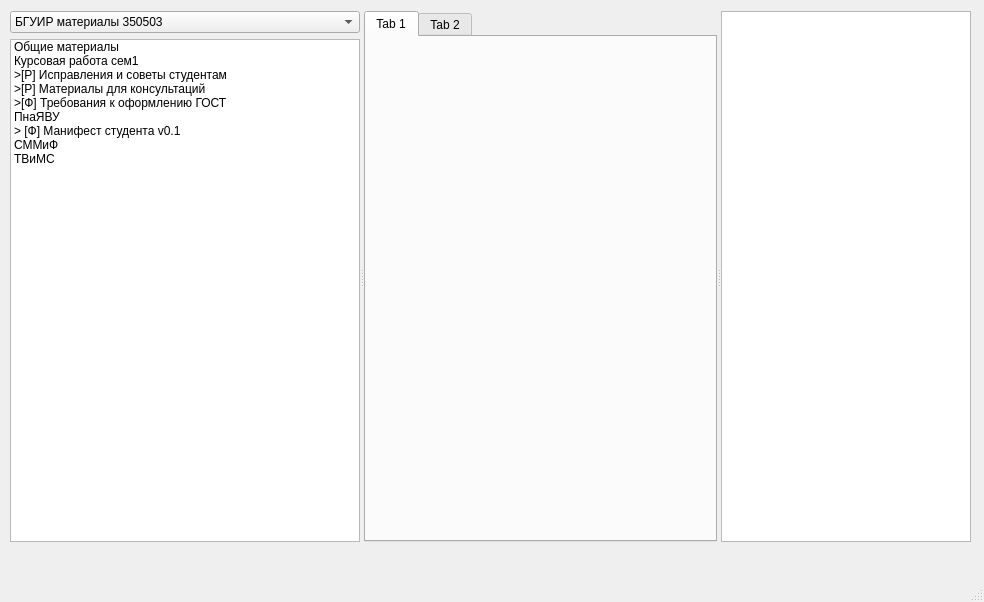
<?xml version="1.0" encoding="UTF-8"?>
<ui version="4.0">
 <class>MainWindow</class>
 <widget class="QMainWindow" name="MainWindow">
  <property name="geometry">
   <rect>
    <x>0</x>
    <y>0</y>
    <width>984</width>
    <height>602</height>
   </rect>
  </property>
  <property name="windowTitle">
   <string>MainWindow</string>
  </property>
  <widget class="QWidget" name="centralwidget">
   <widget class="QSplitter" name="splitter">
    <property name="geometry">
     <rect>
      <x>10</x>
      <y>11</y>
      <width>961</width>
      <height>531</height>
     </rect>
    </property>
    <property name="orientation">
     <enum>Qt::Horizontal</enum>
    </property>
    <widget class="QWidget" name="verticalWidget" native="true">
     <property name="sizePolicy">
      <sizepolicy hsizetype="Expanding" vsizetype="Preferred">
       <horstretch>0</horstretch>
       <verstretch>0</verstretch>
      </sizepolicy>
     </property>
     <property name="maximumSize">
      <size>
       <width>350</width>
       <height>16777215</height>
      </size>
     </property>
     <layout class="QVBoxLayout" name="verticalLayout">
      <item>
       <widget class="QComboBox" name="comboBox">
        <item>
         <property name="text">
          <string>БГУИР материалы 350503</string>
         </property>
        </item>
        <item>
         <property name="text">
          <string>Друзья со школы</string>
         </property>
        </item>
        <item>
         <property name="text">
          <string>Любительские проекты</string>
         </property>
        </item>
        <item>
         <property name="text">
          <string>------------</string>
         </property>
        </item>
        <item>
         <property name="text">
          <string>Добавить новый сервер...</string>
         </property>
        </item>
       </widget>
      </item>
      <item>
       <widget class="QListWidget" name="listWidget">
        <item>
         <property name="text">
          <string>Общие материалы</string>
         </property>
        </item>
        <item>
         <property name="text">
          <string>Курсовая работа сем1</string>
         </property>
        </item>
        <item>
         <property name="text">
          <string>&gt;[Р] Исправления и советы студентам</string>
         </property>
        </item>
        <item>
         <property name="text">
          <string>&gt;[Р] Материалы для консультаций</string>
         </property>
        </item>
        <item>
         <property name="text">
          <string>&gt;[Ф] Требования к оформлению ГОСТ</string>
         </property>
        </item>
        <item>
         <property name="text">
          <string>ПнаЯВУ</string>
         </property>
        </item>
        <item>
         <property name="text">
          <string>&gt; [Ф] Манифест студента v0.1</string>
         </property>
        </item>
        <item>
         <property name="text">
          <string>СММиФ</string>
         </property>
        </item>
        <item>
         <property name="text">
          <string>ТВиМС</string>
         </property>
        </item>
       </widget>
      </item>
     </layout>
    </widget>
    <widget class="QTabWidget" name="tabWidget">
     <property name="sizePolicy">
      <sizepolicy hsizetype="Preferred" vsizetype="Expanding">
       <horstretch>0</horstretch>
       <verstretch>0</verstretch>
      </sizepolicy>
     </property>
     <property name="currentIndex">
      <number>0</number>
     </property>
     <widget class="QWidget" name="tab">
      <attribute name="title">
       <string>Tab 1</string>
      </attribute>
     </widget>
     <widget class="QWidget" name="tab_2">
      <attribute name="title">
       <string>Tab 2</string>
      </attribute>
     </widget>
    </widget>
    <widget class="QListView" name="listView">
     <property name="sizePolicy">
      <sizepolicy hsizetype="Expanding" vsizetype="Expanding">
       <horstretch>0</horstretch>
       <verstretch>0</verstretch>
      </sizepolicy>
     </property>
     <property name="maximumSize">
      <size>
       <width>250</width>
       <height>16777215</height>
      </size>
     </property>
    </widget>
   </widget>
  </widget>
  <widget class="QMenuBar" name="menubar">
   <property name="geometry">
    <rect>
     <x>0</x>
     <y>0</y>
     <width>984</width>
     <height>22</height>
    </rect>
   </property>
  </widget>
  <widget class="QStatusBar" name="statusbar"/>
 </widget>
 <resources/>
 <connections/>
</ui>
